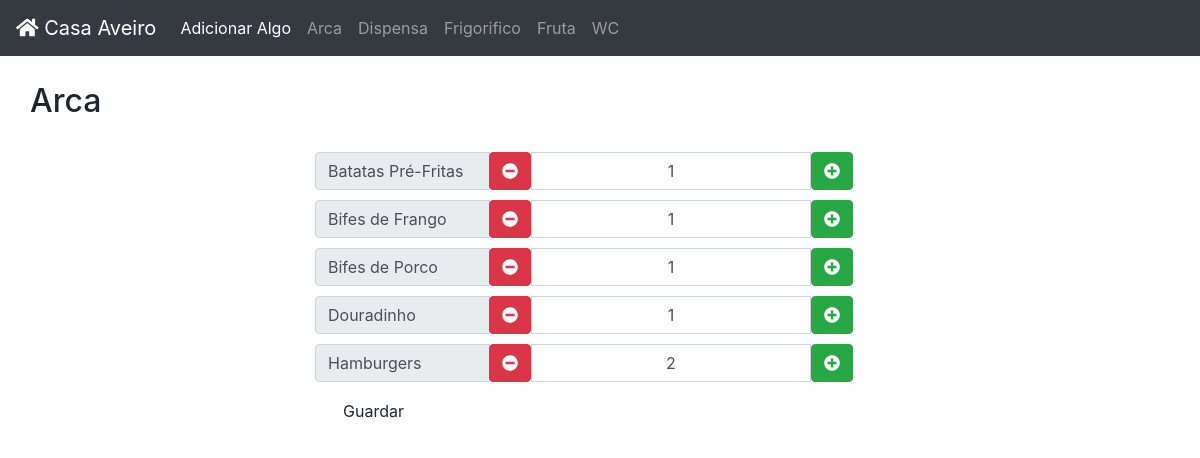
The page /listaArca/ on the database as committed earlier.
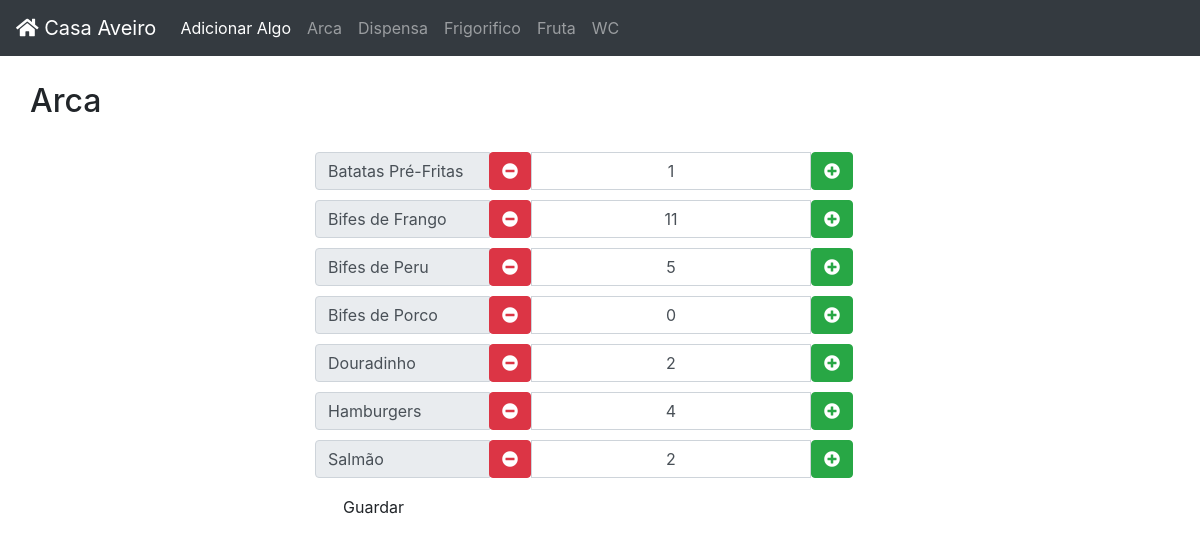
The same page on the database as committed later.
### app/models.py (models this page shows, shortened)
class thing(models.Model):
    name = models.CharField(max_length = 30)
    quantity = models.IntegerField()
    category = models.CharField(max_length = 30)

### app/views.py (the view)
# urls.py: path('listaArca/', views.listArca, name='listArca'),
def listArca(request):
    if request.method == 'POST':
        for t in request.POST:
            if t != "csrfmiddlewaretoken":
                coisa = thing.objects.filter(name__icontains = t)[0]
                coisa.quantity = request.POST[t]
                coisa.save()
    things = thing.objects.filter(category__icontains = "Arca").order_by('name')
    return render(request, 'listArca.html', {'things' : things})

### app/templates/listArca.html (shortened to what this page needs)
{% extends "layout.html" %}
{% load static %}
{% block content %}
    {% if things %}
    <div class="row">
        <div class="headings">
            <h2 class="title">Arca</h2>
        </div>
    </div>
    <div class="row">
        <div class="col-md-3 col-sm-3 col-xs-1"></div>
        <div class="col-md-6 col-sm-6 col-xs-10">
            <form action="." method="POST" class="form-horizontal">
                {% for thing in things %}
                <div class="row">
                    <div class="input-group">
                        <div class="input-group-prepend">
                            <span class="input-group-text" style="width:175px">{{ thing.name }}</span>
                        </div>
                        <span class="input-group-btn">
                            <button type="button" class="quantity-left-minus btn btn-danger btn-number"  data-type="minus" data-field="" onclick="minus('{{ thing.name }}')">
                                <span><i class="fa fa-minus-circle"></i></span>
                            </button>
                        </span>
                        <input type="text" id="quantity" name="{{ thing.name }}" class="form-control input-number" value="{{ thing.quantity }}" min="0" max="20" style="text-align:center">
                        <span class="input-group-btn">
                            <button type="button" class="quantity-right-plus btn btn-success btn-number" data-type="plus" data-field="" onclick="plus('{{ thing.name }}')">
                                <span><i class="fa fa-plus-circle"></i></span>
                            </button>
                        </span>
                    </div>
                </div>
                <div class="row" style="height:10px"></div>
                {% endfor %}
                <div class="row">
                    <div class="col-md-3 col-sm-3 col-xs-3">
                        <input type="submit" value="Guardar" class="btn btn-default"/>
                    </div>
                </div>
            </form>
        </div>
    </div>
    {% endif %}
{% endblock%}

Rows that differ between the two databases and show on the page:
changed thing "Bifes de Frango": quantity "1" → "11"
added thing: name "Bifes de Peru", quantity "5"
changed thing "Bifes de Porco": quantity "1" → "0"
changed thing "Douradinho": quantity "1" → "2"
changed thing "Hamburgers": quantity "2" → "4"
added thing: name "Salmão", quantity "2"
